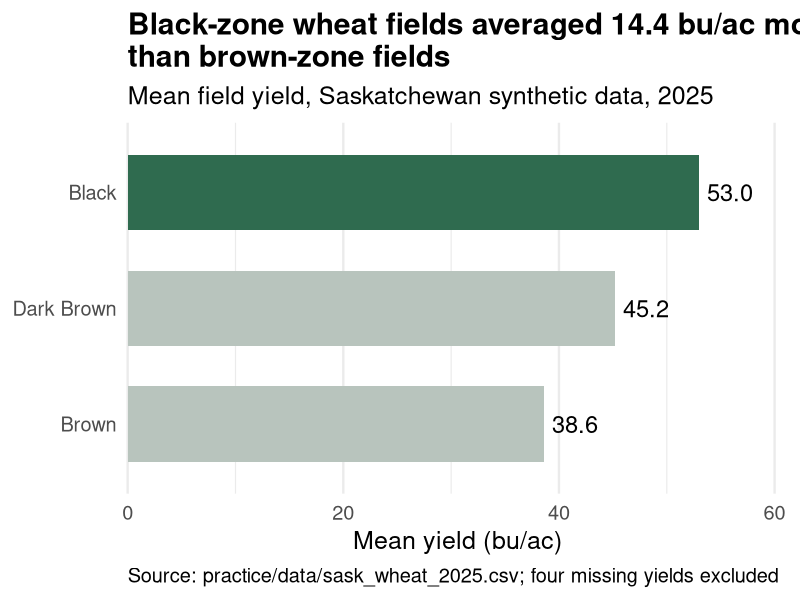

Recreate this plot in R.
## ---- chunk 1
#| include: false
#| eval: true
library(tidyverse)

wheat_summary <- read_csv(
  "practice/data/sask_wheat_2025.csv",
  show_col_types = FALSE
) |>
  group_by(soil_zone) |>
  summarise(
    mean_yield = mean(yield_bu_ac, na.rm = TRUE),
    .groups = "drop"
  )
## ---- chunk 2
#| label: fig-slide-example
#| eval: true
#| echo: false
#| fig-width: 10
#| fig-height: 5.625
#| fig-cap: "A slide-sized chart with a claim headline and traceable source note."
#| fig-alt: "Horizontal bars show mean wheat yield of 53.0 bushels per acre in the Black zone, 45.2 in Dark Brown and 38.6 in Brown. The headline states that Black-zone fields averaged 14.4 bushels per acre more than Brown-zone fields in 2025."
print(wheat_summary |>
  mutate(highlight = soil_zone == "Black") |>
  ggplot(aes(x = reorder(soil_zone, mean_yield), y = mean_yield,
             fill = highlight)) +
  geom_col(width = 0.65, show.legend = FALSE) +
  geom_text(aes(label = sprintf("%.1f", mean_yield)),
            hjust = -0.18, size = 6) +
  coord_flip(clip = "off") +
  scale_fill_manual(values = c(`TRUE` = "#2f6b4f", `FALSE` = "#b8c4bd")) +
  scale_y_continuous(limits = c(0, 60), expand = expansion(mult = c(0, 0.02))) +
  labs(
    title = "Black-zone wheat fields averaged 14.4 bu/ac more\nthan brown-zone fields",
    subtitle = "Mean field yield, Saskatchewan synthetic data, 2025",
    x = NULL,
    y = "Mean yield (bu/ac)",
    caption = "Source: practice/data/sask_wheat_2025.csv; four missing yields excluded"
  ) +
  theme_minimal(base_size = 18) +
  theme(
    panel.grid.major.y = element_blank(),
    plot.title = element_text(face = "bold"),
    plot.caption = element_text(hjust = 0)
  ))
